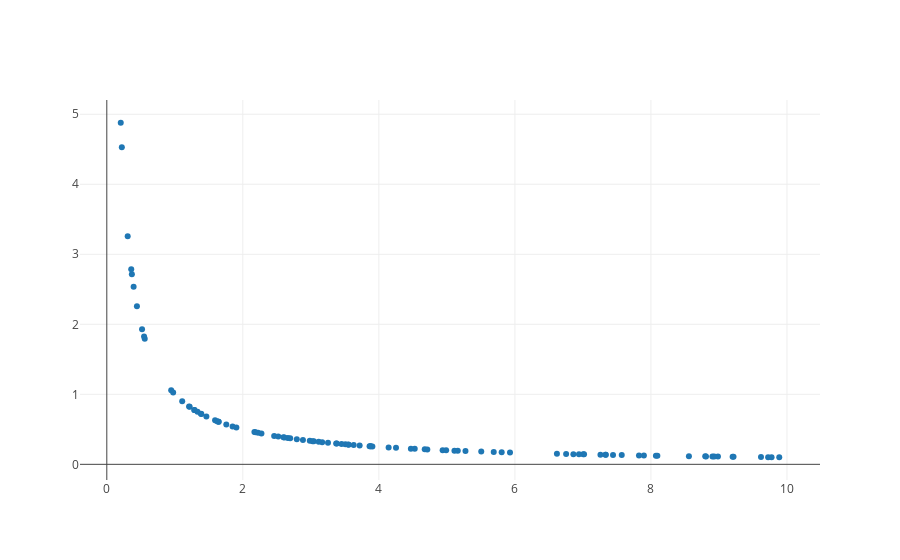

The notebook cell saved with this chart:
### Code cell
# Imports.
import plotly.offline as py
from plotly.offline import init_notebook_mode, iplot
import plotly.graph_objs as go
import numpy as np

# Initialize plotly for Jupyter notebooks.
init_notebook_mode(connected=True)

# Initialize data sets.
gx = []
gy = []

# Randomly generate data based on user defined volume and number of trials.
for i in range(0, N):
    temp = np.random.random_sample() * volume
    
    # Prevent large outliers.
    while(1/temp > volume/2):
        temp = np.random.random_sample() * volume
    
    gx.append(temp)
    gy.append(1/temp)
    

# Create a trace.
trace = go.Scatter(
    x = gx,
    y = gy,
    mode = 'markers'
)

# Plot graph
data = [trace]
py.iplot(data, filename='basic-scatter')
